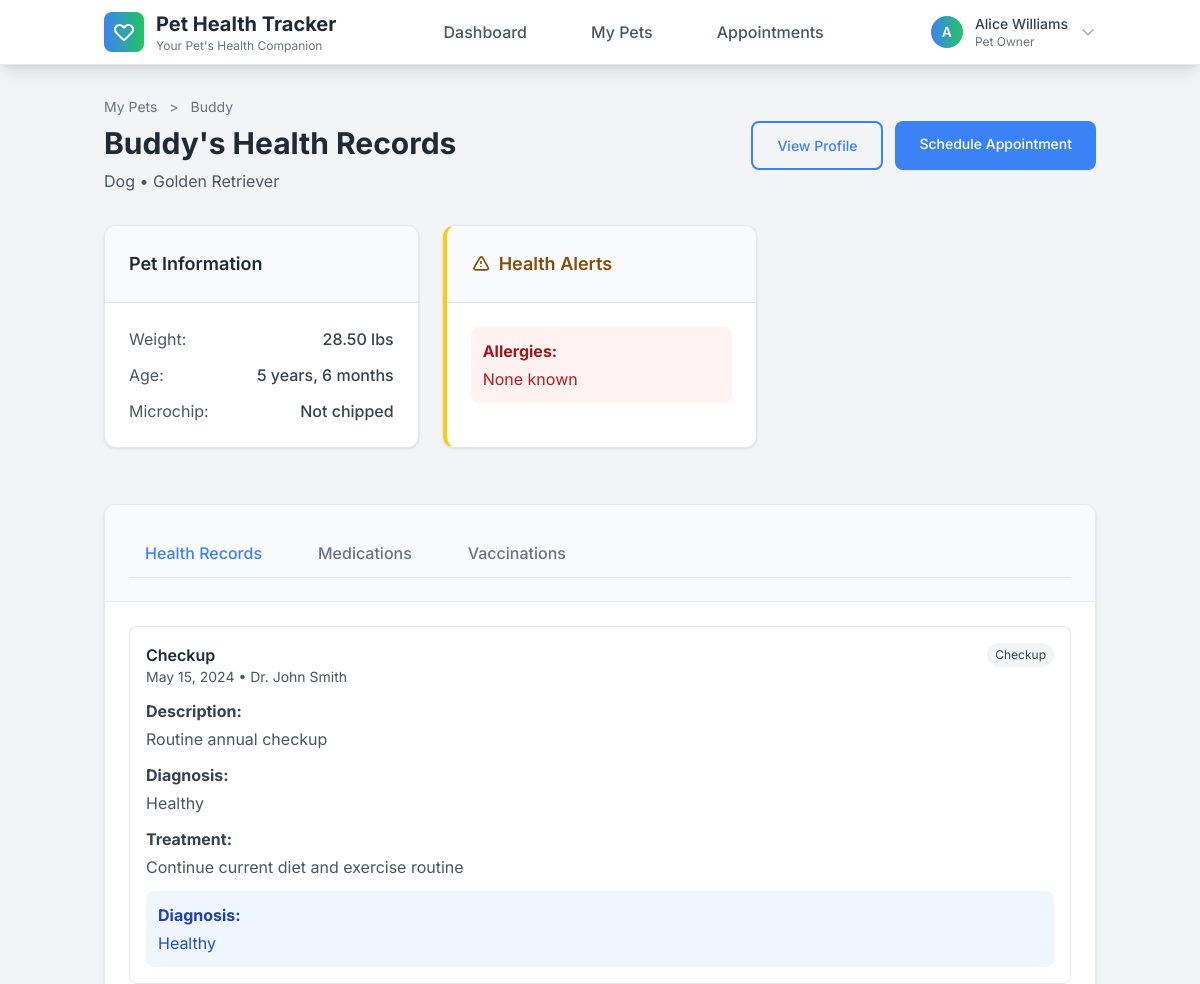
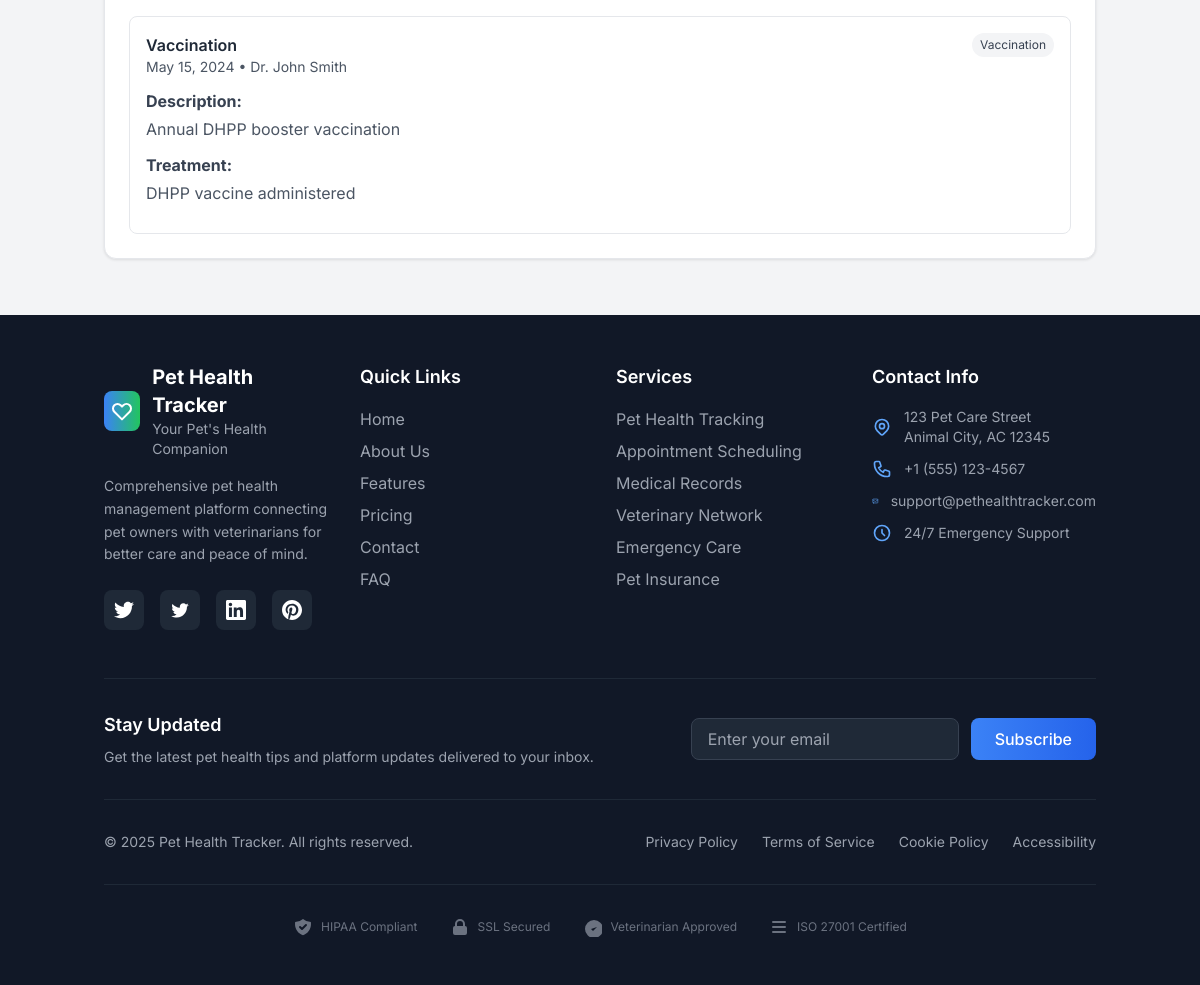
/view_health_records.php?pet_id=1 (signed in), run on the app's committed database (2 pictures, top to bottom).
### tables this page shows
CREATE TABLE `pets` (
  `id` INT UNSIGNED NOT NULL AUTO_INCREMENT,
  `owner_id` INT UNSIGNED NOT NULL,
  `name` VARCHAR(100) NOT NULL,
  `species` VARCHAR(50) NOT NULL,
  `breed` VARCHAR(100),
  `gender` ENUM('male','female','unknown') DEFAULT 'unknown',
  `dob` DATE,
  `weight` DECIMAL(5,2),
  `color` VARCHAR(100),
  `microchip_id` VARCHAR(50),
  `is_spayed_neutered` TINYINT(1) DEFAULT 0,
  `allergies` TEXT,
  `medications` TEXT,
  `special_needs` TEXT,
  `notes` TEXT,
  `emergency_contact` VARCHAR(255),
  `emergency_phone` VARCHAR(20),
  `photo_url` VARCHAR(500),
  `is_active` TINYINT(1) DEFAULT 1,
  `created_at` TIMESTAMP NOT NULL DEFAULT CURRENT_TIMESTAMP,
  `updated_at` TIMESTAMP NOT NULL DEFAULT CURRENT_TIMESTAMP ON UPDATE CURRENT_TIMESTAMP,
  PRIMARY KEY (`id`),
  UNIQUE KEY `uq_pets_microchip` (`microchip_id`),
  KEY `idx_pets_owner` (`owner_id`),
  KEY `idx_pets_species` (`species`),
  CONSTRAINT `fk_pets_owner` FOREIGN KEY (`owner_id`) REFERENCES `users` (`id`) ON DELETE CASCADE
);

CREATE TABLE `health_records` (
  `id` INT UNSIGNED NOT NULL AUTO_INCREMENT,
  `pet_id` INT UNSIGNED NOT NULL,
  `veterinarian_id` INT UNSIGNED NULL,
  `record_type` ENUM('vaccination','checkup','illness','surgery','medication','lab_result','note','emergency') NOT NULL,
  `title` VARCHAR(255) NOT NULL,
  `description` TEXT,
  `diagnosis` TEXT,
  `treatment` TEXT,
  `medications_prescribed` TEXT,
  `follow_up_required` TINYINT(1) DEFAULT 0,
  `follow_up_date` DATE,
  `record_date` DATE NOT NULL,
  `weight_at_visit` DECIMAL(5,2),
  `temperature` DECIMAL(4,1),
  `heart_rate` INT,
  `attachments` JSON NULL,
  `cost` DECIMAL(10,2),
  `notes` TEXT,
  `is_urgent` TINYINT(1) DEFAULT 0,
  `created_at` TIMESTAMP NOT NULL DEFAULT CURRENT_TIMESTAMP,
  `updated_at` TIMESTAMP NOT NULL DEFAULT CURRENT_TIMESTAMP ON UPDATE CURRENT_TIMESTAMP,
  PRIMARY KEY (`id`),
  KEY `idx_health_records_pet` (`pet_id`),
  KEY `idx_health_records_date` (`record_date`),
  KEY `idx_health_records_type` (`record_type`),
  CONSTRAINT `fk_health_records_pet` FOREIGN KEY (`pet_id`) REFERENCES `pets` (`id`) ON DELETE CASCADE,
  CONSTRAINT `fk_health_records_vet` FOREIGN KEY (`veterinarian_id`) REFERENCES `users` (`id`) ON DELETE SET NULL
);

### view_health_records.php (the view, shortened to what this page needs)
<?php
require 'db.php';
$user_id = $_SESSION['user_id'];
$pet_id = $_GET['pet_id'] ?? 0;
$pet_result = $conn->query("SELECT * FROM pets WHERE id = $pet_id AND owner_id = $user_id");
$pet = $pet_result->fetch_assoc();
$health_records_query = "
    SELECT hr.*, CONCAT(u.first_name, ' ', u.last_name) as vet_name, u.email as vet_email
    FROM health_records hr
    LEFT JOIN users u ON hr.veterinarian_id = u.id
    WHERE hr.pet_id = $pet_id
    ORDER BY hr.record_date DESC, hr.created_at DESC
";
$health_records = $conn->query($health_records_query)->fetch_all(MYSQLI_ASSOC);
$medications_query = "
    SELECT * FROM medications
    WHERE pet_id = $pet_id AND is_active = 1
    ORDER BY start_date DESC
";
$medications = $conn->query($medications_query)->fetch_all(MYSQLI_ASSOC);
?>
<!DOCTYPE html>
<html lang="en">
<head>
    <script src="https://cdn.tailwindcss.com"></script>
    <link href="assets/css/tailwind.css" rel="stylesheet">
</head>
<body class="bg-gray-100 min-h-screen">
    <?php include 'includes/header.php'; ?>
    <div class="container py-8">
        <div class="mb-8">
            <div class="flex items-center justify-between">
                <div>
                    <nav class="text-sm text-gray-500 mb-2">
                        <a href="my_pets.php" class="hover:text-blue-600">My Pets</a>
                        <span class="mx-2">></span>
                        <span><?php echo htmlspecialchars($pet['name']); ?></span>
                    </nav>
                    <h1 class="text-3xl font-bold text-gray-800 mb-2"><?php echo htmlspecialchars($pet['name']); ?>'s Health Records</h1>
                    <p class="text-gray-600"><?php echo htmlspecialchars($pet['species']); ?> • <?php echo htmlspecialchars($pet['breed'] ?? 'Mixed breed'); ?></p>
                </div>
                <div class="flex space-x-3">
                    <a href="pet_profile.php?pet_id=<?php echo $pet_id; ?>" class="btn btn-outline">
                        View Profile
                    </a>
                    <a href="schedule_appointment.php?pet_id=<?php echo $pet_id; ?>" class="btn btn-primary">
                        Schedule Appointment
                    </a>
                </div>
            </div>
        </div>
        <div class="grid lg:grid-cols-3 gap-6 mb-8">
            <div class="card">
                <div class="card-header">
                    <h3 class="text-lg font-semibold text-gray-800">Pet Information</h3>
                </div>
                <div class="card-body">
                    <div class="space-y-3">
                        <div class="flex justify-between">
                            <span class="text-gray-600">Weight:</span>
                            <span class="font-medium"><?php echo $pet['weight'] ? $pet['weight'] . ' lbs' : 'Not recorded'; ?></span>
                        </div>
                        <div class="flex justify-between">
                            <span class="text-gray-600">Age:</span>
                            <span class="font-medium">
                                <?php
                                if ($pet['dob']) {
                                    $birth = new DateTime($pet['dob']);
                                    $now = new DateTime();
                                    $age = $birth->diff($now);
                                    echo $age->y . ' years, ' . $age->m . ' months';
                                } else {
                                    echo 'Unknown';
                                }
                                ?>
                            </span>
                        </div>
                        <div class="flex justify-between">
                            <span class="text-gray-600">Microchip:</span>
                            <span class="font-medium"><?php echo $pet['microchip_id'] ?: 'Not chipped'; ?></span>
                        </div>
                    </div>
                </div>
            </div>
            <?php if ($pet['allergies'] || $pet['special_needs'] || !empty($medications)): ?>
                <div class="card border-l-4 border-l-yellow-400">
                    <div class="card-header">
                        <h3 class="text-lg font-semibold text-yellow-800 flex items-center">
                            <svg class="w-5 h-5 mr-2" fill="none" stroke="currentColor" viewBox="0 0 24 24">
                                <path stroke-linecap="round" stroke-linejoin="round" stroke-width="2" d="M12 9v2m0 4h.01m-6.938 4h13.856c1.54 0 2.502-1.667 1.732-2.5L13.732 4c-.77-.833-1.964-.833-2.732 0L3.732 16.5c-.77.833.192 2.5 1.732 2.5z"></path>
                            </svg>
                            Health Alerts
                        </h3>
                    </div>
                    <div class="card-body">
                        <div class="space-y-3">
                            <?php if ($pet['allergies']): ?>
                                <div class="bg-red-50 p-3 rounded-lg">
                                    <strong class="text-red-800">Allergies:</strong>
                                    <p class="text-red-700 mt-1"><?php echo htmlspecialchars($pet['allergies']); ?></p>
                                </div>
                            <?php endif; ?>
                        </div>
                    </div>
                </div>
            <?php endif; ?>
        </div>
        <div class="card">
            <div class="card-header">
                <div class="flex space-x-6 border-b border-gray-200 -mb-px">
                    <button class="tab-button active" data-tab="health-records">Health Records</button>
                    <button class="tab-button" data-tab="medications">Medications</button>
                    <button class="tab-button" data-tab="vaccinations">Vaccinations</button>
                </div>
            </div>
            <div id="health-records" class="tab-content active">
                <div class="card-body">
                    <?php if (empty($health_records)): ?>
                        <div class="text-center py-8">
                            <svg class="mx-auto w-12 h-12 text-gray-400 mb-4" fill="none" stroke="currentColor" viewBox="0 0 24 24">
                                <path stroke-linecap="round" stroke-linejoin="round" stroke-width="2" d="M9 12h6m-6 4h6m2 5H7a2 2 0 01-2-2V5a2 2 0 012-2h5.586a1 1 0 01.707.293l5.414 5.414a1 1 0 01.293.707V19a2 2 0 01-2 2z"></path>
                            </svg>
                            <h3 class="text-lg font-medium text-gray-700 mb-2">No health records yet</h3>
                            <p class="text-gray-500 mb-4">Health records will appear here after vet visits</p>
                            <a href="schedule_appointment.php?pet_id=<?php echo $pet_id; ?>" class="btn btn-primary">Schedule Appointment</a>
                        </div>
                    <?php else: ?>
                        <div class="space-y-4">
                            <?php foreach ($health_records as $record): ?>
                                <div class="border rounded-lg p-4 hover:bg-gray-50">
                                    <div class="flex items-start justify-between mb-3">
                                        <div>
                                            <h4 class="font-semibold text-gray-800"><?php echo ucfirst(str_replace('_', ' ', $record['record_type'])); ?></h4>
                                            <p class="text-sm text-gray-600">
                                                <?php echo date('M j, Y', strtotime($record['record_date'])); ?>
                                                <?php if ($record['vet_name']): ?>
                                                    • Dr. <?php echo htmlspecialchars($record['vet_name']); ?>
                                                <?php endif; ?>
                                            </p>
                                        </div>
                                        <span class="bg-gray-100 text-gray-700 px-2 py-1 rounded-full text-xs">
                                            <?php echo ucfirst($record['record_type']); ?>
                                        </span>
                                    </div>
                                    <?php if ($record['description']): ?>
                                        <div class="mb-3">
                                            <strong class="text-gray-700">Description:</strong>
                                            <p class="text-gray-600 mt-1"><?php echo htmlspecialchars($record['description']); ?></p>
                                        </div>
                                    <?php endif; ?>
                                    <?php if ($record['diagnosis']): ?>
                                        <div class="mb-3">
                                            <strong class="text-gray-700">Diagnosis:</strong>
                                            <p class="text-gray-600 mt-1"><?php echo htmlspecialchars($record['diagnosis']); ?></p>
                                        </div>
                                    <?php endif; ?>
                                    <?php if ($record['treatment']): ?>
                                        <div class="mb-3">
                                            <strong class="text-gray-700">Treatment:</strong>
                                            <p class="text-gray-600 mt-1"><?php echo htmlspecialchars($record['treatment']); ?></p>
                                        </div>
                                    <?php endif; ?>
                                    <?php if ($record['diagnosis']): ?>
                                        <div class="bg-blue-50 p-3 rounded-lg">
                                            <strong class="text-blue-800">Diagnosis:</strong>
                                            <p class="text-blue-700 mt-1"><?php echo htmlspecialchars($record['diagnosis']); ?></p>
                                        </div>
                                    <?php endif; ?>
                                </div>
                            <?php endforeach; ?>
                        </div>
                    <?php endif; ?>
                </div>
            </div>
        </div>
    </div>
    <?php include 'includes/footer.php'; ?>
</body>
</html>

### data on the page
pets: name "Buddy", species "Dog", breed "Golden Retriever", weight "28.50", dob "5", dob "6", microchip "Not chipped", allergies "None known"
health_records: record_type "Checkup", record_date "May 15, 2024", vet_name "John Smith", description "Routine annual checkup", diagnosis "Healthy", treatment "Continue current diet and exercise routine"
health_records: record_type "Vaccination", record_date "May 15, 2024", vet_name "John Smith", description "Annual DHPP booster vaccination", treatment "DHPP vaccine administered"

### other printed values
substr($user_name, 0, 1) "A"
$user_name "Alice Williams"
str_replace('_', ' ', $user_role) "Pet Owner"
